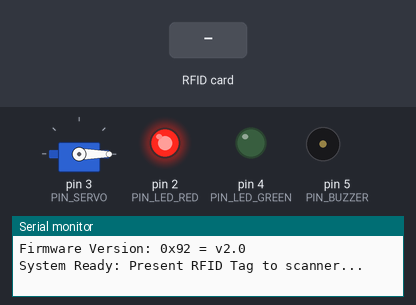
A sketch run on a simulated Arduino Nano, built with avr-gcc and run on an emulated ATmega328P. Shown: servo, output pins drawn as LEDs (lit = HIGH), buzzer (waves = sounding, pin HIGH), the last lines printed to the serial monitor. The inputs (shaded band) are chosen by the test bench. Pins used as bus, display or sensor lines are not drawn.

Above: at 1.8 s.
1.9 s: RFID card DE AD BE EF held to the reader
At 2.07 s:
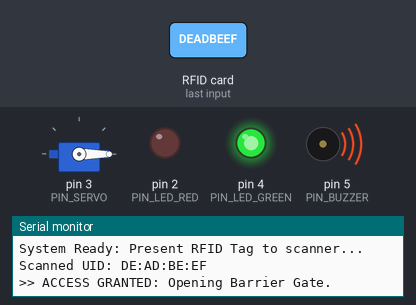
At 4.0 s:
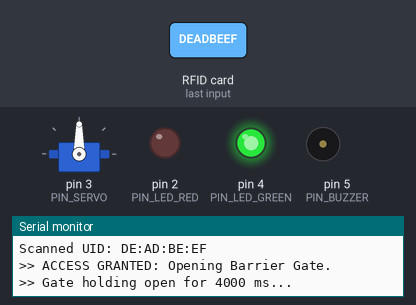
Timing chart, 0 to 10.3 s (numbered marks = the images above; inputs shaded):
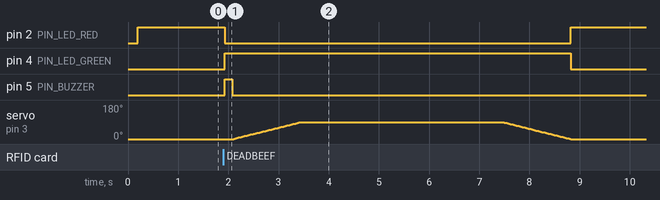

Measured:
- after the input at 1.9 s, pin 2 (PIN_LED_RED): HIGH → LOW at once, → HIGH 6.9 s later; pin 4 (PIN_LED_GREEN): LOW → HIGH at once, → LOW 6.9 s later; pin 5 (PIN_BUZZER): LOW → HIGH at once, → LOW 0.15 s later; servo on pin 3 (PIN_SERVO): rises from 0° to 90° in 1.3 s, then falls to 0° in 5.4 s

The sketch:

rfid_barrier_gate.ino
```cpp
/*
 * =========================================================================
 *   RFID-Controlled Wooden Barrier Gate Access System
 *   Target Microcontroller: Arduino Nano (ATmega328P) / Arduino Uno
 *   Actuator: TowerPro MG90S Metal-Gear Micro Servo
 *   RFID Transceiver: MFRC522 (13.56 MHz SPI Module)
 *
 *   REQUIRED ARDUINO LIBRARIES:
 *     1. "MFRC522" by GithubCommunity / Miguel Balboa
 *     2. "Servo" by Arduino
 * =========================================================================
 */

#include <Arduino.h>
#include <SPI.h>
#include <MFRC522.h>
#include <Servo.h>

#include "Config.h"
#include "GateController.h"
#include "FeedbackManager.h"
#include "AccessManager.h"

// Instantiate Hardware Modules
MFRC522 rfid(PIN_RC522_SS, PIN_RC522_RST);
GateController gate(PIN_SERVO, GATE_ANGLE_CLOSED, GATE_ANGLE_OPEN, STEP_DELAY_MS);
FeedbackManager feedback(PIN_LED_RED, PIN_LED_GREEN, PIN_BUZZER);

void setup() {
    Serial.begin(9600);
    while (!Serial && millis() < 3000); // Wait for serial monitor or 3s timeout

    Serial.println(F("=================================================="));
    Serial.println(F("   RFID Access Control Barrier Gate System       "));
    Serial.println(F("=================================================="));

    // Initialize SPI bus & RC522 Reader
    SPI.begin();
    rfid.PCD_Init();
    delay(50);
    rfid.PCD_DumpVersionToSerial();

    // Initialize Feedback Indicators & Actuator
    feedback.begin();
    gate.begin();

    Serial.println(F("System Ready: Present RFID Tag to scanner..."));
}

void loop() {
    // 1. Check for presence of RFID card / fob
    if (!rfid.PICC_IsNewCardPresent()) {
        return;
    }

    // 2. Read serial UID from the card
    if (!rfid.PICC_ReadCardSerial()) {
        return;
    }

    // 3. Output UID to Serial Monitor for identification
    AccessManager::printUID(rfid.uid.uidByte, rfid.uid.size);

    // 4. Validate scanned UID against authorized database
    if (AccessManager::verifyUID(rfid.uid.uidByte, rfid.uid.size)) {
        Serial.println(F(">> ACCESS GRANTED: Opening Barrier Gate."));

        feedback.signalSuccess();
        gate.open();

        Serial.print(F(">> Gate holding open for "));
        Serial.print(GATE_HOLD_MS);
        Serial.println(F(" ms..."));
        delay(GATE_HOLD_MS);

        Serial.println(F(">> Closing Barrier Gate."));
        gate.close();
        feedback.setIdle();
        Serial.println(F(">> System returned to IDLE standby."));
    } else {
        Serial.println(F(">> ACCESS DENIED: Unauthorized Tag!"));
        feedback.signalDenied();
        feedback.setIdle();
    }

    // 5. Cleanly stop encryption & halt PICC to prevent duplicate reads
    rfid.PICC_HaltA();
    rfid.PCD_StopCrypto1();

    // Short cooldown delay before accepting next tag
    delay(500);
}
```

AccessManager.cpp
```cpp
#include "AccessManager.h"

bool AccessManager::verifyUID(const byte* scannedUid, byte length) {
    if (length != UID_LENGTH) {
        return false;
    }

    // Constant-time check against authorized UID table
    for (size_t i = 0; i < AUTHORIZED_COUNT; i++) {
        bool match = true;
        for (size_t b = 0; b < UID_LENGTH; b++) {
            if (scannedUid[b] != AUTHORIZED_UIDS[i][b]) {
                match = false;
                break;
            }
        }
        if (match) {
            return true;
        }
    }
    return false;
}

void AccessManager::printUID(const byte* scannedUid, byte length) {
    Serial.print(F("Scanned UID: "));
    for (byte i = 0; i < length; i++) {
        if (scannedUid[i] < 0x10) Serial.print(F("0"));
        Serial.print(scannedUid[i], HEX);
        if (i < length - 1) Serial.print(F(":"));
    }
    Serial.println();
}
```

AccessManager.h
```cpp
#pragma once
#include <Arduino.h>
#include "Config.h"

class AccessManager {
public:
    static bool verifyUID(const byte* scannedUid, byte length);
    static void printUID(const byte* scannedUid, byte length);
};
```

FeedbackManager.cpp
```cpp
#include "FeedbackManager.h"

FeedbackManager::FeedbackManager(uint8_t redPin, uint8_t greenPin, uint8_t buzzerPin)
    : _redPin(redPin), _greenPin(greenPin), _buzzerPin(buzzerPin) {}

void FeedbackManager::begin() {
    pinMode(_redPin, OUTPUT);
    pinMode(_greenPin, OUTPUT);
    pinMode(_buzzerPin, OUTPUT);
    setIdle();
}

void FeedbackManager::setIdle() {
    digitalWrite(_redPin, HIGH);   // Solid Red = Barrier down / Standby
    digitalWrite(_greenPin, LOW);
    digitalWrite(_buzzerPin, LOW);
}

void FeedbackManager::signalSuccess() {
    digitalWrite(_redPin, LOW);
    digitalWrite(_greenPin, HIGH); // Solid Green = Passage permitted

    // Single pleasant confirmation chime
    digitalWrite(_buzzerPin, HIGH);
    delay(150);
    digitalWrite(_buzzerPin, LOW);
}

void FeedbackManager::signalDenied() {
    digitalWrite(_greenPin, LOW);

    // 3 rapid warning flashes & alert beeps
    for (uint8_t i = 0; i < 3; i++) {
        digitalWrite(_redPin, HIGH);
        digitalWrite(_buzzerPin, HIGH);
        delay(100);
        digitalWrite(_redPin, LOW);
        digitalWrite(_buzzerPin, LOW);
        delay(100);
    }

    digitalWrite(_redPin, HIGH); // Return to idle red
}
```

FeedbackManager.h
```cpp
#pragma once
#include <Arduino.h>

class FeedbackManager {
public:
    FeedbackManager(uint8_t redPin, uint8_t greenPin, uint8_t buzzerPin);
    void begin();
    void setIdle();
    void signalSuccess();
    void signalDenied();

private:
    uint8_t _redPin;
    uint8_t _greenPin;
    uint8_t _buzzerPin;
};
```

GateController.cpp
```cpp
#include "GateController.h"

GateController::GateController(uint8_t servoPin, int closedAngle, int openAngle, uint8_t stepDelay)
    : _servoPin(servoPin), _closedAngle(closedAngle), _openAngle(openAngle),
      _stepDelay(stepDelay), _currentAngle(closedAngle) {}

void GateController::begin() {
    _servo.attach(_servoPin);
    _servo.write(_closedAngle);
    _currentAngle = _closedAngle;
    delay(500); // Allow physical arm to settle
}

void GateController::open() {
    // Stepped angular interpolation prevents gear shock and protects the wooden arm
    if (_currentAngle < _openAngle) {
        for (int pos = _currentAngle; pos <= _openAngle; pos++) {
            _servo.write(pos);
            delay(_stepDelay);
        }
    } else {
        for (int pos = _currentAngle; pos >= _openAngle; pos--) {
            _servo.write(pos);
            delay(_stepDelay);
        }
    }
    _currentAngle = _openAngle;
}

void GateController::close() {
    // Gentle stepped descent
    if (_currentAngle > _closedAngle) {
        for (int pos = _currentAngle; pos >= _closedAngle; pos--) {
            _servo.write(pos);
            delay(_stepDelay);
        }
    } else {
        for (int pos = _currentAngle; pos <= _closedAngle; pos++) {
            _servo.write(pos);
            delay(_stepDelay);
        }
    }
    _currentAngle = _closedAngle;
}

bool GateController::isClosed() const {
    return _currentAngle == _closedAngle;
}

int GateController::getCurrentAngle() const {
    return _currentAngle;
}
```

GateController.h
```cpp
#pragma once
#include <Arduino.h>
#include <Servo.h>

class GateController {
public:
    GateController(uint8_t servoPin, int closedAngle, int openAngle, uint8_t stepDelay);
    void begin();
    void open();
    void close();
    bool isClosed() const;
    int getCurrentAngle() const;

private:
    uint8_t _servoPin;
    int _closedAngle;
    int _openAngle;
    uint8_t _stepDelay;
    int _currentAngle;
    Servo _servo;
};
```

Config.h
```cpp
#pragma once
#include <Arduino.h>

// =========================================================================
//  HARDWARE PIN DEFINITIONS (Arduino Nano V3.0 / Uno)
// =========================================================================

// MFRC522 RFID SPI Interface
// Note: Hardware SPI pins on ATmega328P: SCK=D13, MISO=D12, MOSI=D11
constexpr uint8_t PIN_RC522_RST = 9;   // RC522 Reset Pin
constexpr uint8_t PIN_RC522_SS  = 10;  // RC522 Slave Select / SDA Pin

// Actuator Pin
constexpr uint8_t PIN_SERVO     = 3;   // TowerPro MG90S Metal-Gear Micro Servo (PWM)

// Audio-Visual Feedback Indicators
constexpr uint8_t PIN_LED_RED   = 2;   // Standby / Access Denied LED (via 220Ω)
constexpr uint8_t PIN_LED_GREEN = 4;   // Access Granted LED (via 220Ω)
constexpr uint8_t PIN_BUZZER    = 5;   // Active 5V Piezo Buzzer

// =========================================================================
//  MECHANICAL & TIMING PARAMETERS
// =========================================================================
constexpr int GATE_ANGLE_CLOSED = 0;    // Gate horizontal / barrier down (degrees)
constexpr int GATE_ANGLE_OPEN   = 90;   // Gate vertical / barrier open (degrees)
constexpr uint16_t GATE_HOLD_MS = 4000; // Time gate remains open before auto-closing (ms)
constexpr uint8_t STEP_DELAY_MS = 15;   // Milliseconds per angular degree sweep (smooth interpolation)

// =========================================================================
//  ACCESS CONTROL WHITELIST (Mifare Classic 1K 4-byte UIDs)
// =========================================================================
constexpr size_t UID_LENGTH = 4;

// Replace these with your physical card / keyfob UIDs!
const uint8_t AUTHORIZED_UIDS[][UID_LENGTH] = {
    {0xDE, 0xAD, 0xBE, 0xEF}, // Primary Master / Admin Tag
    {0xA1, 0xB2, 0xC3, 0xD4}, // Secondary User Tag
    {0x73, 0x4B, 0x92, 0x1A}  // Authorized Vehicle Fob
};

constexpr size_t AUTHORIZED_COUNT = sizeof(AUTHORIZED_UIDS) / sizeof(AUTHORIZED_UIDS[0]);
```
